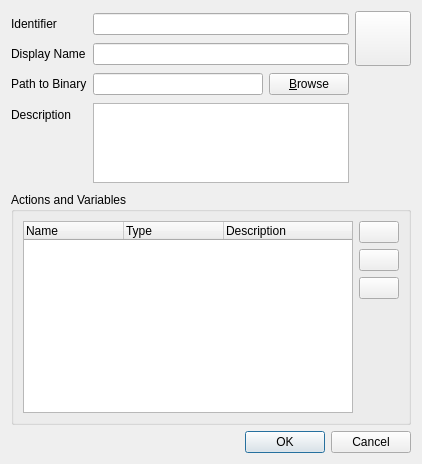
<?xml version="1.0" encoding="UTF-8"?>
<ui version="4.0">
 <class>AppDialog</class>
 <widget class="QDialog" name="AppDialog">
  <property name="geometry">
   <rect>
    <x>0</x>
    <y>0</y>
    <width>422</width>
    <height>464</height>
   </rect>
  </property>
  <property name="windowTitle">
   <string>Program Dialog</string>
  </property>
  <property name="modal">
   <bool>true</bool>
  </property>
  <layout class="QGridLayout" name="gridLayout">
   <item row="0" column="1">
    <widget class="QToolButton" name="iconButton">
     <property name="text">
      <string/>
     </property>
     <property name="iconSize">
      <size>
       <width>48</width>
       <height>48</height>
      </size>
     </property>
    </widget>
   </item>
   <item row="1" column="1">
    <spacer name="verticalSpacer">
     <property name="orientation">
      <enum>Qt::Vertical</enum>
     </property>
     <property name="sizeHint" stdset="0">
      <size>
       <width>51</width>
       <height>114</height>
      </size>
     </property>
    </spacer>
   </item>
   <item row="2" column="0" colspan="2">
    <widget class="QGroupBox" name="groupBox">
     <property name="title">
      <string>Actions and Variables</string>
     </property>
     <layout class="QGridLayout" name="gridLayout_2">
      <item row="2" column="2">
       <widget class="QPushButton" name="removeButton">
        <property name="text">
         <string/>
        </property>
        <property name="icon">
         <iconset resource="Icons.qrc">
          <normaloff>:/icons/remove</normaloff>:/icons/remove</iconset>
        </property>
       </widget>
      </item>
      <item row="0" column="2">
       <widget class="QPushButton" name="addButton">
        <property name="text">
         <string/>
        </property>
        <property name="icon">
         <iconset resource="Icons.qrc">
          <normaloff>:/icons/add</normaloff>:/icons/add</iconset>
        </property>
       </widget>
      </item>
      <item row="3" column="2">
       <spacer name="verticalSpacer_2">
        <property name="orientation">
         <enum>Qt::Vertical</enum>
        </property>
        <property name="sizeHint" stdset="0">
         <size>
          <width>20</width>
          <height>40</height>
         </size>
        </property>
       </spacer>
      </item>
      <item row="0" column="0" rowspan="4">
       <widget class="QTreeWidget" name="actVarTree">
        <column>
         <property name="text">
          <string>Name</string>
         </property>
        </column>
        <column>
         <property name="text">
          <string>Type</string>
         </property>
        </column>
        <column>
         <property name="text">
          <string>Description</string>
         </property>
        </column>
       </widget>
      </item>
      <item row="1" column="2">
       <widget class="QPushButton" name="editButton">
        <property name="text">
         <string/>
        </property>
        <property name="icon">
         <iconset resource="Icons.qrc">
          <normaloff>:/icons/edit</normaloff>:/icons/edit</iconset>
        </property>
       </widget>
      </item>
     </layout>
    </widget>
   </item>
   <item row="3" column="0" colspan="2">
    <widget class="QDialogButtonBox" name="buttonBox">
     <property name="orientation">
      <enum>Qt::Horizontal</enum>
     </property>
     <property name="standardButtons">
      <set>QDialogButtonBox::Cancel|QDialogButtonBox::Ok</set>
     </property>
    </widget>
   </item>
   <item row="0" column="0" rowspan="2">
    <layout class="QFormLayout" name="formLayout">
     <property name="fieldGrowthPolicy">
      <enum>QFormLayout::AllNonFixedFieldsGrow</enum>
     </property>
     <item row="0" column="0">
      <widget class="QLabel" name="label">
       <property name="text">
        <string>Identifier</string>
       </property>
      </widget>
     </item>
     <item row="0" column="1">
      <widget class="TypedLineEdit" name="nameEdit"/>
     </item>
     <item row="1" column="0">
      <widget class="QLabel" name="label_2">
       <property name="text">
        <string>Display Name</string>
       </property>
      </widget>
     </item>
     <item row="1" column="1">
      <widget class="TypedLineEdit" name="displayNameEdit"/>
     </item>
     <item row="3" column="0">
      <widget class="QLabel" name="label_3">
       <property name="text">
        <string>Description</string>
       </property>
      </widget>
     </item>
     <item row="2" column="0">
      <widget class="QLabel" name="label_4">
       <property name="text">
        <string>Path to Binary</string>
       </property>
      </widget>
     </item>
     <item row="2" column="1">
      <layout class="QHBoxLayout" name="horizontalLayout">
       <item>
        <widget class="TypedLineEdit" name="pathLineEdit"/>
       </item>
       <item>
        <widget class="QPushButton" name="browseButton">
         <property name="text">
          <string>&amp;Browse</string>
         </property>
        </widget>
       </item>
      </layout>
     </item>
     <item row="3" column="1">
      <widget class="QPlainTextEdit" name="descriptionTextEdit">
       <property name="maximumSize">
        <size>
         <width>16777215</width>
         <height>80</height>
        </size>
       </property>
      </widget>
     </item>
    </layout>
   </item>
  </layout>
 </widget>
 <customwidgets>
  <customwidget>
   <class>TypedLineEdit</class>
   <extends>QLineEdit</extends>
   <header>context-editor_src/typedlineedit.h</header>
  </customwidget>
 </customwidgets>
 <resources>
  <include location="Icons.qrc"/>
 </resources>
 <connections>
  <connection>
   <sender>buttonBox</sender>
   <signal>accepted()</signal>
   <receiver>AppDialog</receiver>
   <slot>accept()</slot>
   <hints>
    <hint type="sourcelabel">
     <x>248</x>
     <y>254</y>
    </hint>
    <hint type="destinationlabel">
     <x>157</x>
     <y>274</y>
    </hint>
   </hints>
  </connection>
  <connection>
   <sender>buttonBox</sender>
   <signal>rejected()</signal>
   <receiver>AppDialog</receiver>
   <slot>reject()</slot>
   <hints>
    <hint type="sourcelabel">
     <x>316</x>
     <y>260</y>
    </hint>
    <hint type="destinationlabel">
     <x>286</x>
     <y>274</y>
    </hint>
   </hints>
  </connection>
 </connections>
</ui>
